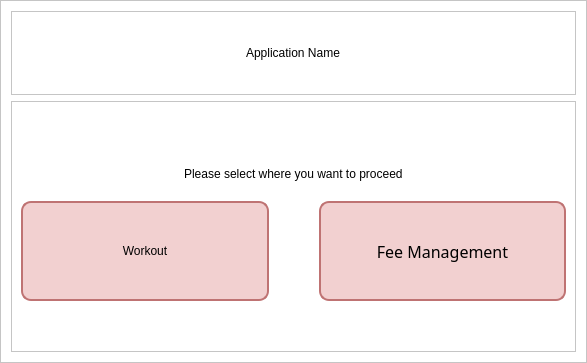
<?xml version="1.0" encoding="UTF-8"?>
<ui version="4.0">
 <class>MainWindow</class>
 <widget class="QMainWindow" name="MainWindow">
  <property name="geometry">
   <rect>
    <x>0</x>
    <y>0</y>
    <width>587</width>
    <height>363</height>
   </rect>
  </property>
  <property name="minimumSize">
   <size>
    <width>0</width>
    <height>0</height>
   </size>
  </property>
  <property name="windowTitle">
   <string>MainWindow</string>
  </property>
  <widget class="QWidget" name="stylesheet">
   <property name="styleSheet">
    <string notr="true">background: white;</string>
   </property>
   <layout class="QHBoxLayout" name="horizontalLayout" stretch="5">
    <property name="spacing">
     <number>0</number>
    </property>
    <property name="leftMargin">
     <number>0</number>
    </property>
    <property name="topMargin">
     <number>0</number>
    </property>
    <property name="rightMargin">
     <number>0</number>
    </property>
    <property name="bottomMargin">
     <number>0</number>
    </property>
    <item>
     <widget class="QFrame" name="content_frame">
      <property name="styleSheet">
       <string notr="true"/>
      </property>
      <property name="frameShape">
       <enum>QFrame::StyledPanel</enum>
      </property>
      <property name="frameShadow">
       <enum>QFrame::Raised</enum>
      </property>
      <layout class="QVBoxLayout" name="verticalLayout" stretch="1,3">
       <property name="leftMargin">
        <number>10</number>
       </property>
       <property name="topMargin">
        <number>10</number>
       </property>
       <property name="rightMargin">
        <number>10</number>
       </property>
       <property name="bottomMargin">
        <number>10</number>
       </property>
       <item>
        <widget class="QFrame" name="frame_2">
         <property name="frameShape">
          <enum>QFrame::StyledPanel</enum>
         </property>
         <property name="frameShadow">
          <enum>QFrame::Raised</enum>
         </property>
         <layout class="QVBoxLayout" name="verticalLayout_2">
          <item alignment="Qt::AlignHCenter">
           <widget class="QLabel" name="label">
            <property name="styleSheet">
             <string notr="true">font: 22pt &quot;MS Shell Dlg 2&quot;;</string>
            </property>
            <property name="text">
             <string>Application Name</string>
            </property>
           </widget>
          </item>
         </layout>
        </widget>
       </item>
       <item>
        <widget class="QFrame" name="frame">
         <property name="styleSheet">
          <string notr="true">QPushButton { 
border-radius: 10px;
background: #F2D0D0;
border: 2px solid #BF7373;
font: 70 12pt &quot;Segoe UI Black&quot;;
}</string>
         </property>
         <property name="frameShape">
          <enum>QFrame::StyledPanel</enum>
         </property>
         <property name="frameShadow">
          <enum>QFrame::Raised</enum>
         </property>
         <layout class="QGridLayout" name="gridLayout">
          <property name="bottomMargin">
           <number>50</number>
          </property>
          <property name="horizontalSpacing">
           <number>50</number>
          </property>
          <property name="verticalSpacing">
           <number>20</number>
          </property>
          <item row="1" column="0">
           <widget class="QPushButton" name="workout_button">
            <property name="minimumSize">
             <size>
              <width>0</width>
              <height>100</height>
             </size>
            </property>
            <property name="styleSheet">
             <string notr="true"/>
            </property>
            <property name="text">
             <string>Workout</string>
            </property>
           </widget>
          </item>
          <item row="1" column="1">
           <widget class="QPushButton" name="fee_management_button">
            <property name="minimumSize">
             <size>
              <width>0</width>
              <height>100</height>
             </size>
            </property>
            <property name="font">
             <font>
              <family>Segoe UI Black</family>
              <pointsize>12</pointsize>
              <weight>8</weight>
              <italic>false</italic>
              <bold>false</bold>
             </font>
            </property>
            <property name="styleSheet">
             <string notr="true"/>
            </property>
            <property name="text">
             <string>Fee Management</string>
            </property>
           </widget>
          </item>
          <item row="0" column="0" colspan="2" alignment="Qt::AlignHCenter|Qt::AlignBottom">
           <widget class="QLabel" name="label_2">
            <property name="styleSheet">
             <string notr="true">font: 11pt &quot;MS Shell Dlg 2&quot;;</string>
            </property>
            <property name="text">
             <string>Please select where you want to proceed</string>
            </property>
           </widget>
          </item>
         </layout>
        </widget>
       </item>
      </layout>
     </widget>
    </item>
   </layout>
  </widget>
 </widget>
 <resources>
  <include location="resources.qrc"/>
 </resources>
 <connections/>
</ui>
